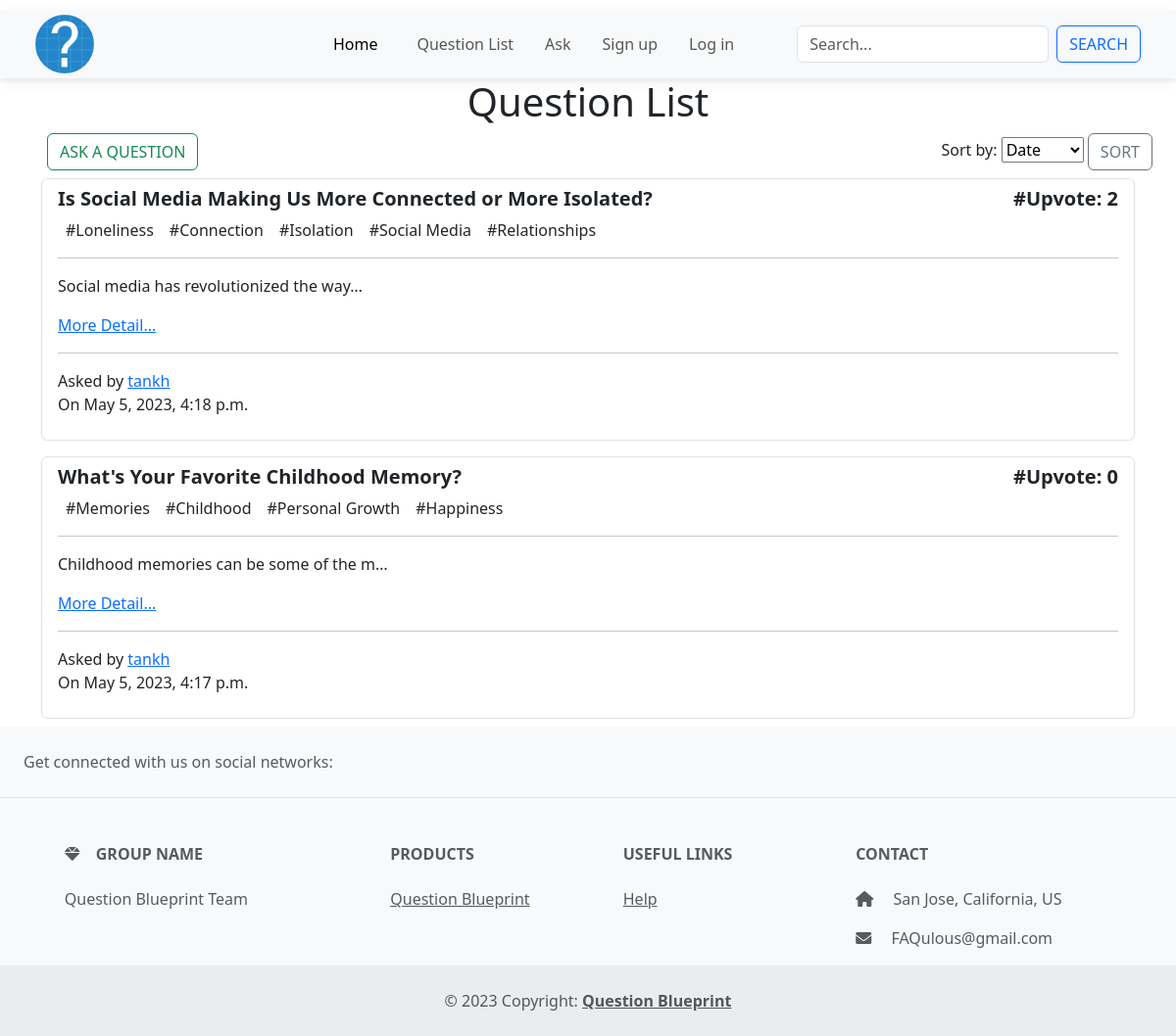
The page /question/ on the database as committed earlier.
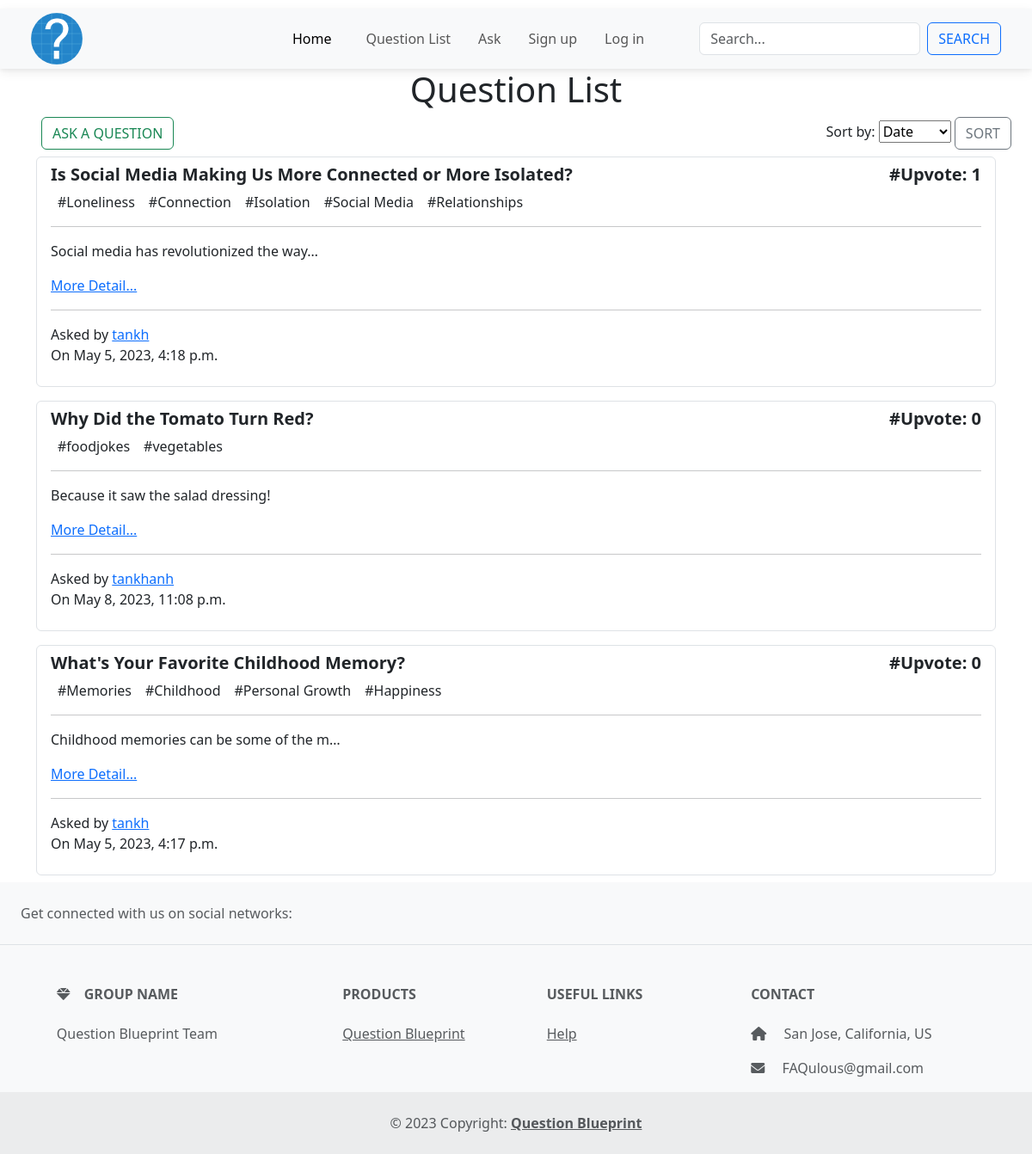
The same page on the database as committed later.
### main_app/models.py (models this page shows, shortened)
class Question(models.Model):
    user = models.ForeignKey(User, on_delete=models.CASCADE)
    title = models.CharField(max_length=200, blank=False, null=False)
    content = models.TextField(max_length=20000, blank=False, null=False)
    tag = TaggableManager(blank=True)
    upvote_num = models.IntegerField(default=0)
    created_date = models.DateTimeField(default=timezone.now)
    audio_file = models.FileField(upload_to='audio/', null=True, blank=True)

### main_app/views.py (the view)
# urls.py: path('question/', views.QuestionListView.as_view(), name='question_view'),
class QuestionListView(ListView):
    model = Question
    ordering = ['-created_date']
    template_name = 'main_app/question_list.html'
    def get_context_data(self, **kwargs):
        context = super().get_context_data(**kwargs)
        questions = self.model.objects.all()
        sort_by = self.request.GET.get('sort', '-upvote_num')
        if sort_by == 'created_date':
            sorted_questions = questions.order_by(
                '-created_date', '-upvote_num')
        else:
            sorted_questions = questions.order_by(
                '-upvote_num', '-created_date')
        paginator = Paginator(sorted_questions, 4)  # 3 questions per page
        page_number = self.request.GET.get('page', 1)
        page_obj = paginator.get_page(page_number)
        context['sorted_questions'] = page_obj
        return context

### main_app/templates/main_app/question_list.html (shortened to what this page needs)
{% extends "base_nav.html" %}
{% load crispy_forms_tags %}
{% block content%}
<h1 class="text-center mb-2">Question List</h1>
<div class="d-flex justify-content-between mx-4">
  {% if user.is_authenticated %}
  <a href="{% url 'main_app:question_ask_view' %}" class=" mx-4">
    <button class="btn btn-outline-success  mx-4">Ask a question</button>
  </a>
  {% else %}
  <a href="{% url 'login' %}" class="me-auto mx-4">
    <button class="btn btn-outline-success">Ask a question</button>
  </a>
  {% endif %}
  <form method="GET">
    <label for="sort">Sort by:</label>
    <select id="sort" name="sort">
      <option value="created_date" {% if request.GET.sort == 'created' %}selected{% endif %}>Date</option>
    </select>
    <button class="btn btn-outline-secondary" type="submit">Sort</button>
  </form>
</div>
<div id="question-list">
  {% for question in sorted_questions %}
  <div class="container py-2">
    <div class="list-group">
      <div class="list-group-item list-group-item-action">
        <div class="d-flex justify-content-between">
          <h5 class="fw-bold">{{question.title}}</h5>
          <h5 class="fw-bold">#Upvote: {{question.upvote_num}}</h5>
        </div>
        <div class="d-flex flex-row">
          <div class="d-flex flex-row flex-wrap">
            {% for t in question.tag.all %}
            <div class="p-2 py-0">#{{t}}</div>
            {% endfor %}
          </div>
        </div>
        <hr>
        {% if question.content|wordcount < 15 and question.content|length < 100 %}
        <p class="">{{question.content}}</p>
        {% else %}
        <p>{{question.content|truncatechars:40}}</p>
        {% endif %}
        <a href="{% url 'main_app:question_detail_view' question.id %}">More Detail...</a>
        <hr />
        <span>Asked by <a href="{% url 'profile_view' question.user.username %}">{{question.user}}</a></span>
        <p>On {{question.created_date}}</p>
      </div>
    </div>
  </div>
  {% endfor %}
</div>
{% endblock %}

Rows that differ between the two databases and show on the page:
changed Question "Is Social Media Making Us More Connected or More Isolated?": upvote_num "2" → "1"
added Question: title "Why Did the Tomato Turn Red?", upvote_num "0", content "Because it saw the salad dressing!", user "tankhanh", created_date "May 8, 2023, 11:08 p.m."
added Tag: name "foodjokes", shown under "Why Did the Tomato Turn Red?"
added Tag: name "vegetables", shown under "Why Did the Tomato Turn Red?"
